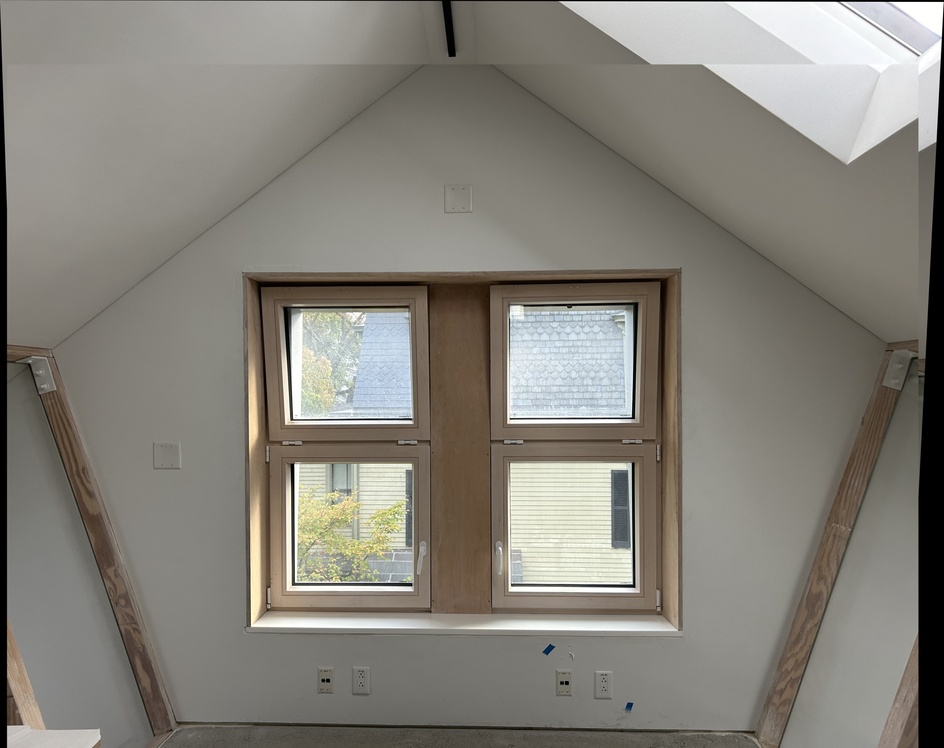
#> input picture image_stitch/top_floor/2/stitched_result.jpg, 944 x 748 px, shrunk from 4175 x 3309 before the run, found by its file name
$ python crop.py
#> lines starting #> are read from the running program, lines starting #| are printed output that depends on the picture
#> further down, image is the input picture: shape (748, 944, 3); mean B, G, R 121.6, 129.6, 133
import cv2

def center_crop_long_rect(image, target_aspect_ratio):
    # Get image dimensions
#> called with target_aspect_ratio = 2.67
    h, w = image.shape[:2]
#> h = 748; w = 944

    # Calculate target height and width based on the aspect ratio
    if target_aspect_ratio > 1:  # Wider than tall (landscape)
        target_width = w
#> target_width = 944
        target_height = int(w / target_aspect_ratio)
#> target_height = 354
    else:  # Taller than wide (portrait)
        target_height = h
        target_width = int(h * target_aspect_ratio)

    # Ensure the crop size does not exceed the image dimensions
    target_height = min(target_height, h)
    target_width = min(target_width, w)

    # Calculate the top-left corner of the crop
    start_x = (w - target_width) // 2
#> start_x = 0
    start_y = (h - target_height) // 2
#> start_y = 197

    # Check for potential issues with cropping
    if start_x < 0 or start_y < 0 or target_height <= 0 or target_width <= 0:
        raise ValueError("Invalid crop dimensions. Check the target aspect ratio and image dimensions.")

    # Crop the center of the image
    cropped_image = image[start_y:start_y + target_height, start_x:start_x + target_width]
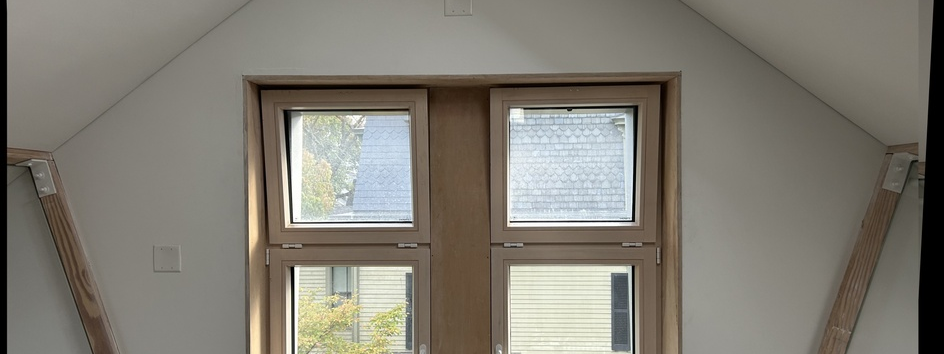
#> cropped_image: shape (354, 944, 3); mean B, G, R 115, 124.6, 128.8

    return cropped_image

# Load the image
image = cv2.imread('top_floor/1/stitched_result.jpg')

# Check if the image loaded successfully
if image is None:
    print("Error: Image not found or could not be loaded.")
else:
    # Define your desired aspect ratio (e.g., 16:9 = 16/9)
    target_aspect_ratio = 16 / 6  # Change this to your desired aspect ratio

    # Center crop the image to the desired long rectangular shape
    final_image = center_crop_long_rect(image, target_aspect_ratio)

    # Save or display the final result
    cv2.imwrite('long_rect_cropped_image.jpg', final_image)
    print("Cropped image saved as 'long_rect_cropped_image.jpg'")
